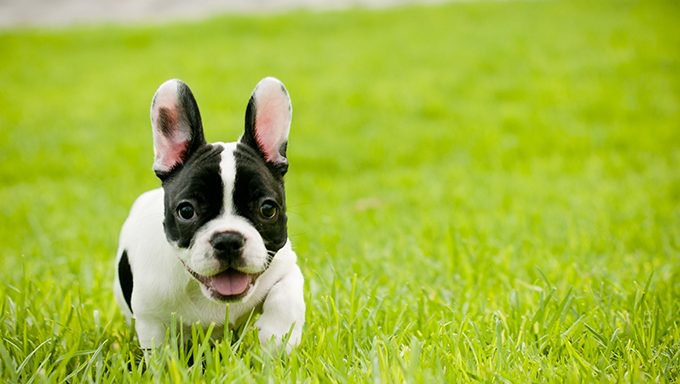
#> input picture puppy_img.jpg, 680 x 384 px
$ python GaussianBlur.py
#> lines starting #> are read from the running program, lines starting #| are printed output that depends on the picture
'''
 * Python script to demonstrate Gaussian blur.
 *
 * usage: python GaussBlur.py <filename> <kernel-size>
'''
import cv2, sys

# get filename and kernel size from command line
filename = "puppy_img.jpg"
k = int(15)

# read and display original image
image = cv2.imread(filename = filename)
#> image is the input picture: shape (384, 680, 3); mean B, G, R 59.2, 185, 163
#cv2.namedWindow(winname = "original", flags = cv2.WINDOW_NORMAL)
#cv2.imshow(winname = "original", mat = image)
#cv2.waitKey(delay = 0)
gray= cv2.cvtColor(image,cv2.COLOR_BGR2GRAY)
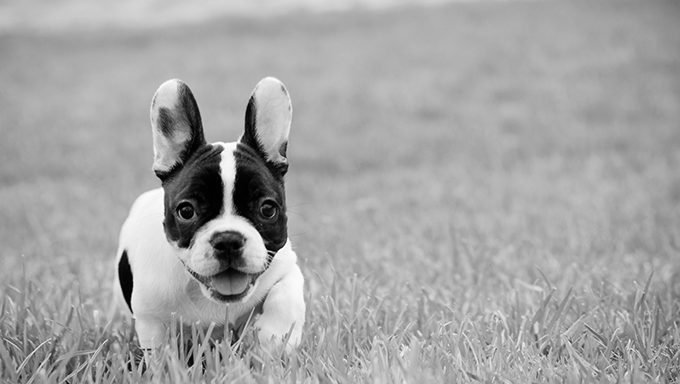
#> gray: shape (384, 680); min 0, max 255, mean 164.1
# apply Gaussian blur, creating a new image
blurred = cv2.GaussianBlur(src = image,
    ksize = (k, k), sigmaX = 0)
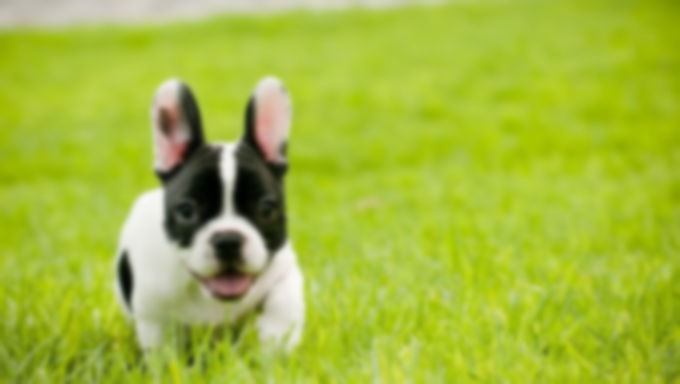
#> blurred: shape (384, 680, 3); mean B, G, R 59.2, 185, 163

# display blurred image
cv2.namedWindow(winname = "blurred", flags = cv2.WINDOW_NORMAL)
cv2.imshow(winname = "blurred", mat = blurred)
cv2.waitKey(delay = 0)

$ run again, with IMG_0602.JPG copied over puppy_img.jpg
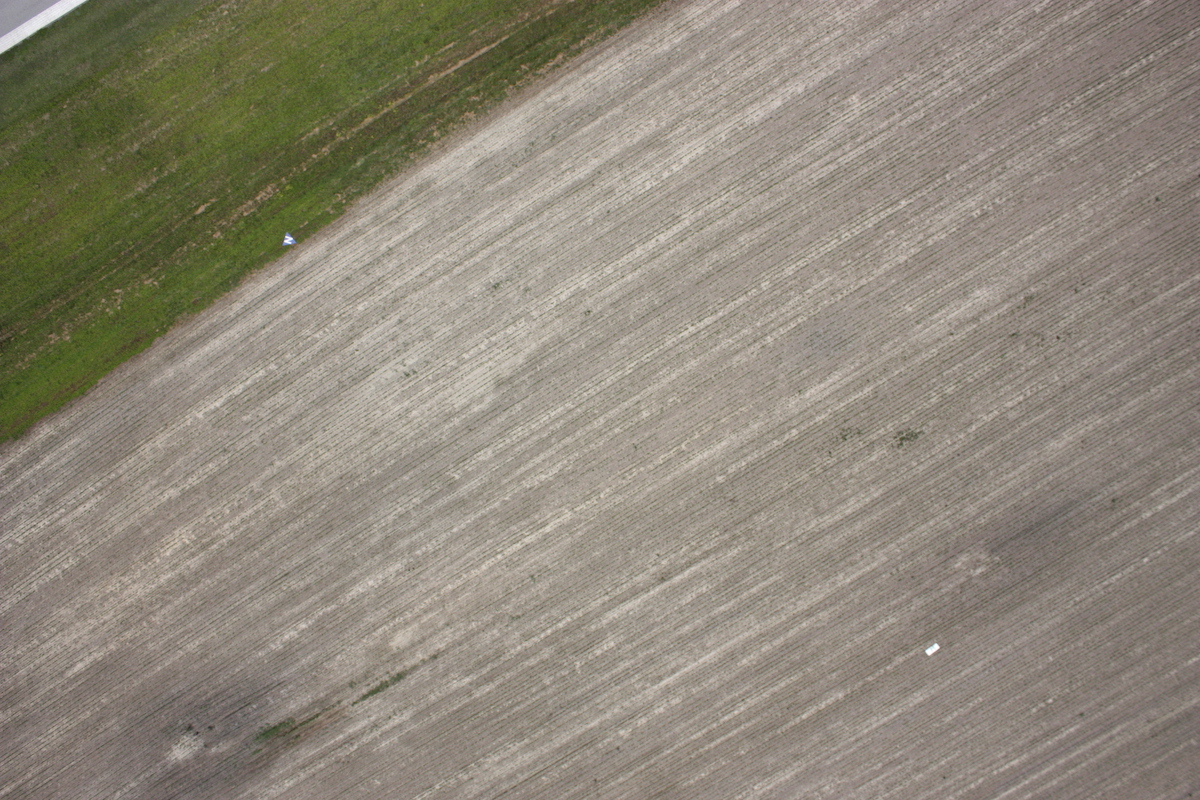
#> input picture IMG_0602.JPG, 1200 x 800 px
#> image is the input picture: shape (800, 1200, 3); mean B, G, R 121.6, 135.5, 142.7
#> `gray= cv2.cvtColor(image,cv2.COLOR_BGR2GRAY)`:
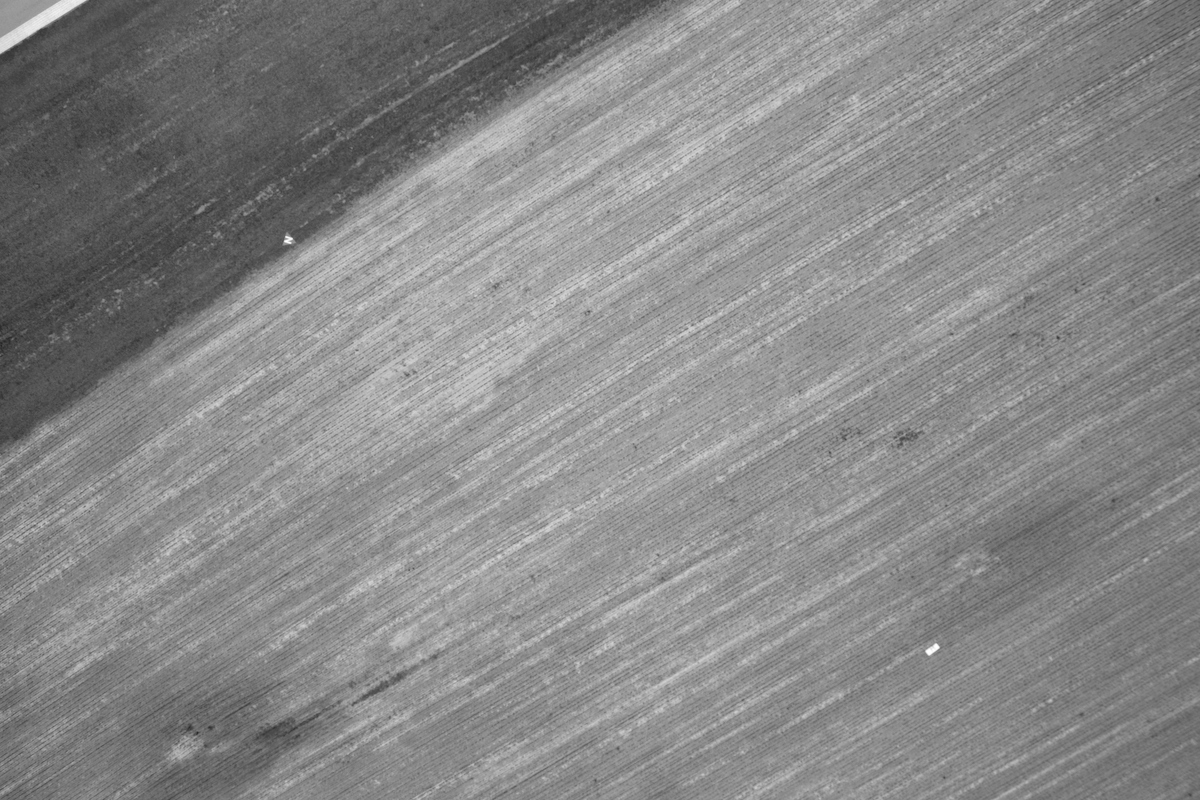
#> gray: shape (800, 1200); min 36, max 255, mean 136.1

$ run again, with group_photo.jpg copied over puppy_img.jpg
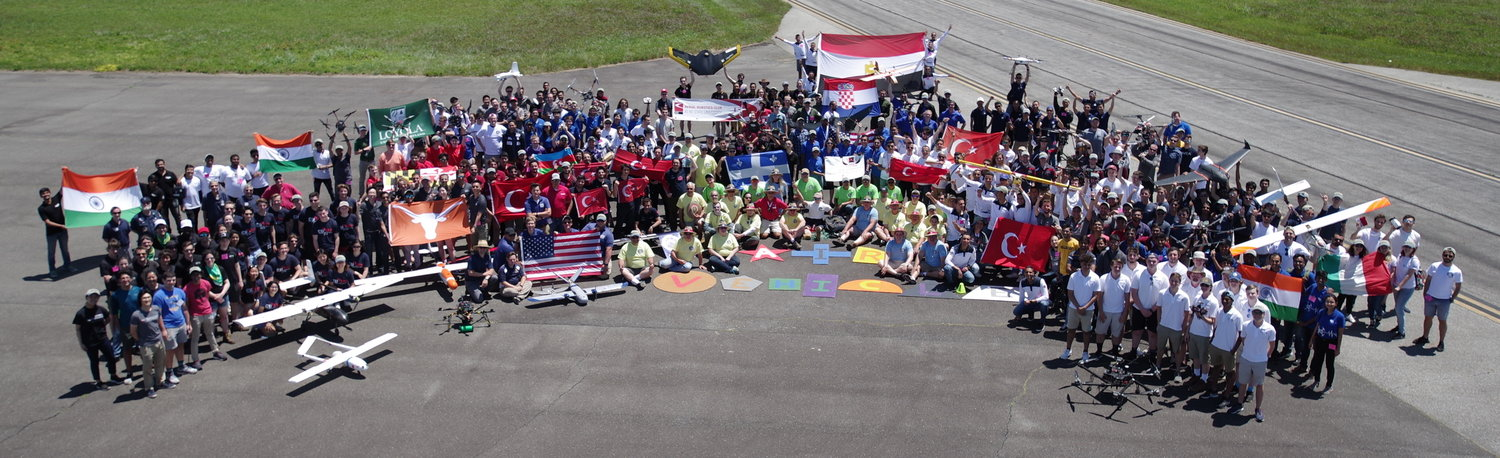
#> input picture group_photo.jpg, 1500 x 458 px
#> image is the input picture: shape (458, 1500, 3); mean B, G, R 111, 111.4, 116.2
#> `gray= cv2.cvtColor(image,cv2.COLOR_BGR2GRAY)`:
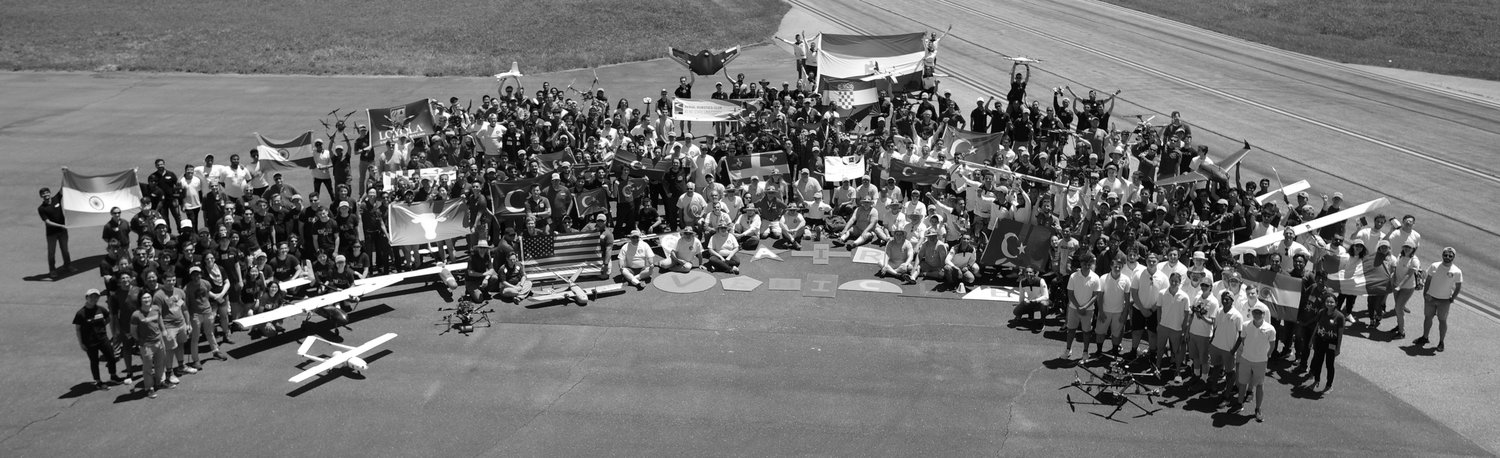
#> gray: shape (458, 1500); min 0, max 255, mean 112.8
#> `blurred = cv2.GaussianBlur(src = image, ksize = (k, k), sigmaX = 0)`:
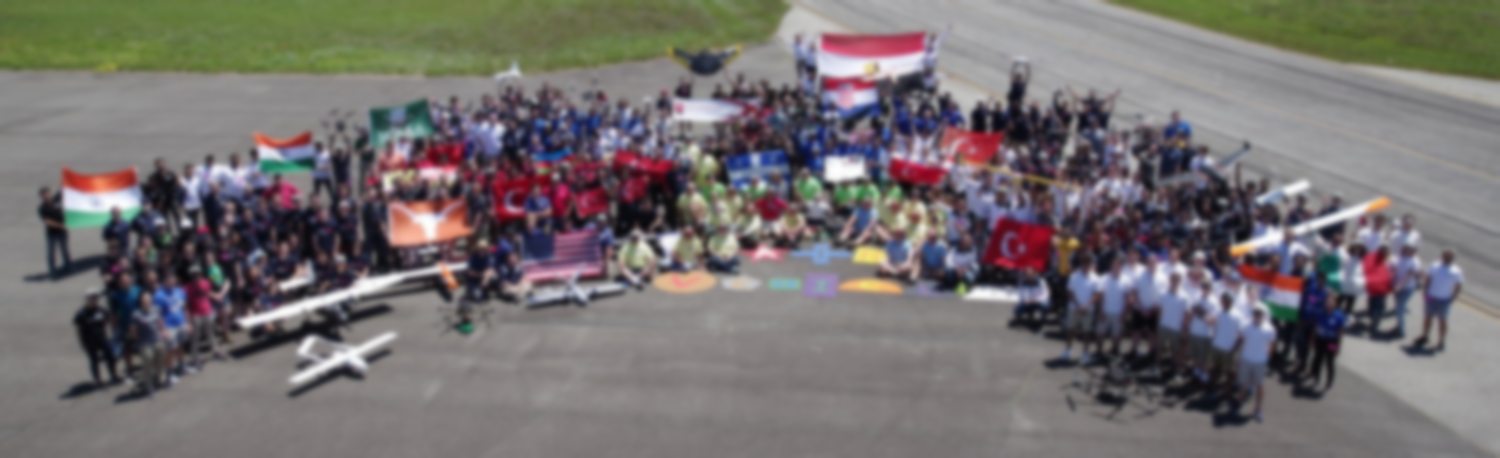
#> blurred: shape (458, 1500, 3); mean B, G, R 111, 111.4, 116.2
